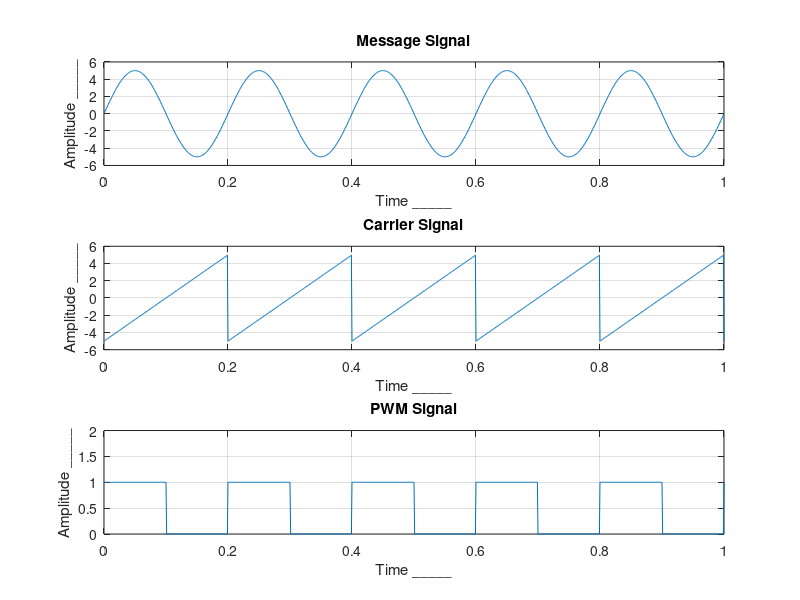

The MATLAB source for this figure:
% LAB 5
% pulse width modulation
 
% information frequency of 10Hz(fm) with 5v(vm) altitude and 
% carrier frequency of 30Hz(fc) with 10v(vc) aptitude 
% generate PWM result looks like


clear all;
close all;
clc;


t = 0:0.001:1;
fc = input ('Enter the frequency of carrier signal ( sawtooth ) = ');
a = input ('Enter the amplitude of carrier signal = ');
fm = input ('Enter the frequency of message signal ( sine ) = ');
b = input ('Enter the amplitude of information signal (should be < carrier) = ');
 
vc = a.*sawtooth(2*pi*fc*t);
vm = b.*sin(2*pi*fm*t);
 
n = length(vc);
for i= 1:n
    if(vm(i)>= vc(i))
        pwm(i) = 1;
    else
        pwm(i) = 0;
    end
 
end
 
subplot(3,1,1);
plot(t, vm);
xlabel ('Time _____');
ylabel ('Amplitude _____');
title (' Message Signal ');
grid on;
 
subplot(3,1,2);
plot(t, vc);
xlabel ('Time _____');
ylabel ('Amplitude _____');
title (' Carrier Signal ');
grid on;
 
subplot(3,1,3);
plot(t, pwm);
xlabel ('Time _____');
ylabel ('Amplitude _____');
title (' PWM Signal ');
axis ([0 1 0 2]);
grid on;


